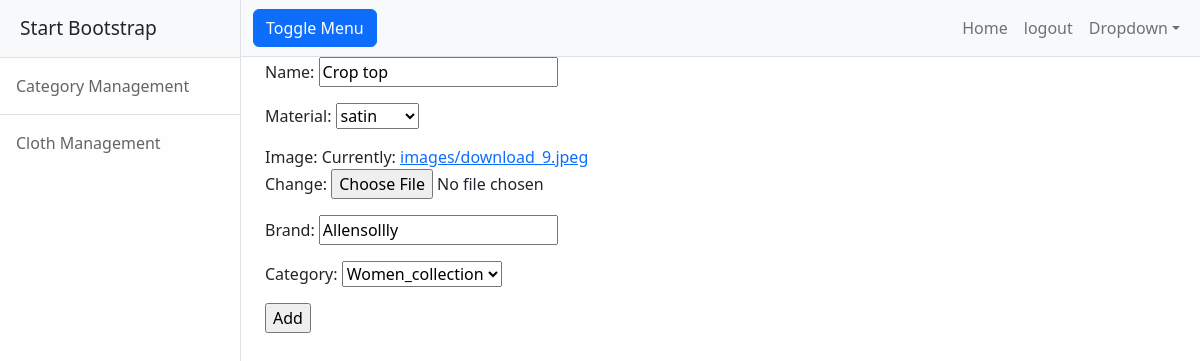
Screenshot of /cloth/3/change (signed in) with the database file from the repository.
### yousta/models.py (models this page shows, shortened)
class Cloths(models.Model):
    name=models.CharField(max_length=200) #churidar,top,jeans,saari
    options=(
        ("linen","linen"),
        ("cotton","cotton"),
        ("satin","satin"),
        ("nylon","nylon"),
        ("polyster","polyster"),
        ("silk","silk")
    )
    material=models.CharField(max_length=200,choices=options,default="cotton")
    image=models.ImageField(upload_to="images")
    brand=models.CharField(max_length=200)
    Category=models.ForeignKey(Category,null=True,on_delete=models.SET_NULL)

class Category(models.Model): #kids,women,men
    name=models.CharField(max_length=200,unique=True)
    is_active=models.BooleanField(default=True)
    def __str__(self):
        return self.name

### yousta/views.py (the view, shortened to what this page needs)
# urls.py: path("cloth/<int:pk>/change",ClothUpdateView.as_view(),name="cloth-change"),
@method_decorator(decs,name="dispatch")
class ClothUpdateView(UpdateView):
    template_name="yousta/cloth_edit.html"
    model=Cloths
    form_class=ClothAddForm
    success_url=reverse_lazy("cloth-list")

### yousta/forms.py
class ClothAddForm(forms.ModelForm):
    class Meta:
        model=Cloths
        fields="__all__"

### yousta/views.py (called while the page is built)
def signin_required(fn):
    def wrapper(request,*args,**kwargs):
        if not request.user.is_authenticated:
            messages.error(request,"invalid session")
            return redirect("signin")
        else:
            return fn(request,*args,**kwargs)
    return wrapper

def is_admin(fn):
    def wrapper(request,*args,**kwargs):
        if not request.user.is_superuser:
            messages.error(request,"permission denied for current user")
            return redirect("signin")
        else:
            return fn(request,*args,**kwargs)
    return wrapper

### yousta/templates/yousta/cloth_edit.html (shortened to what this page needs)
{%extends 'yousta/base.html'%}
{%block body_block%}
<div class="container">
    <form action="" method="post" enctype="multipart/form-data">
        {{form.as_p}}
        <input type="submit" value="Add">
    </form>
</div>
{%endblock%}

### rows the page displays
Cloths: name "Crop top", material "satin", brand "Allensollly", Category "Women_collection"
